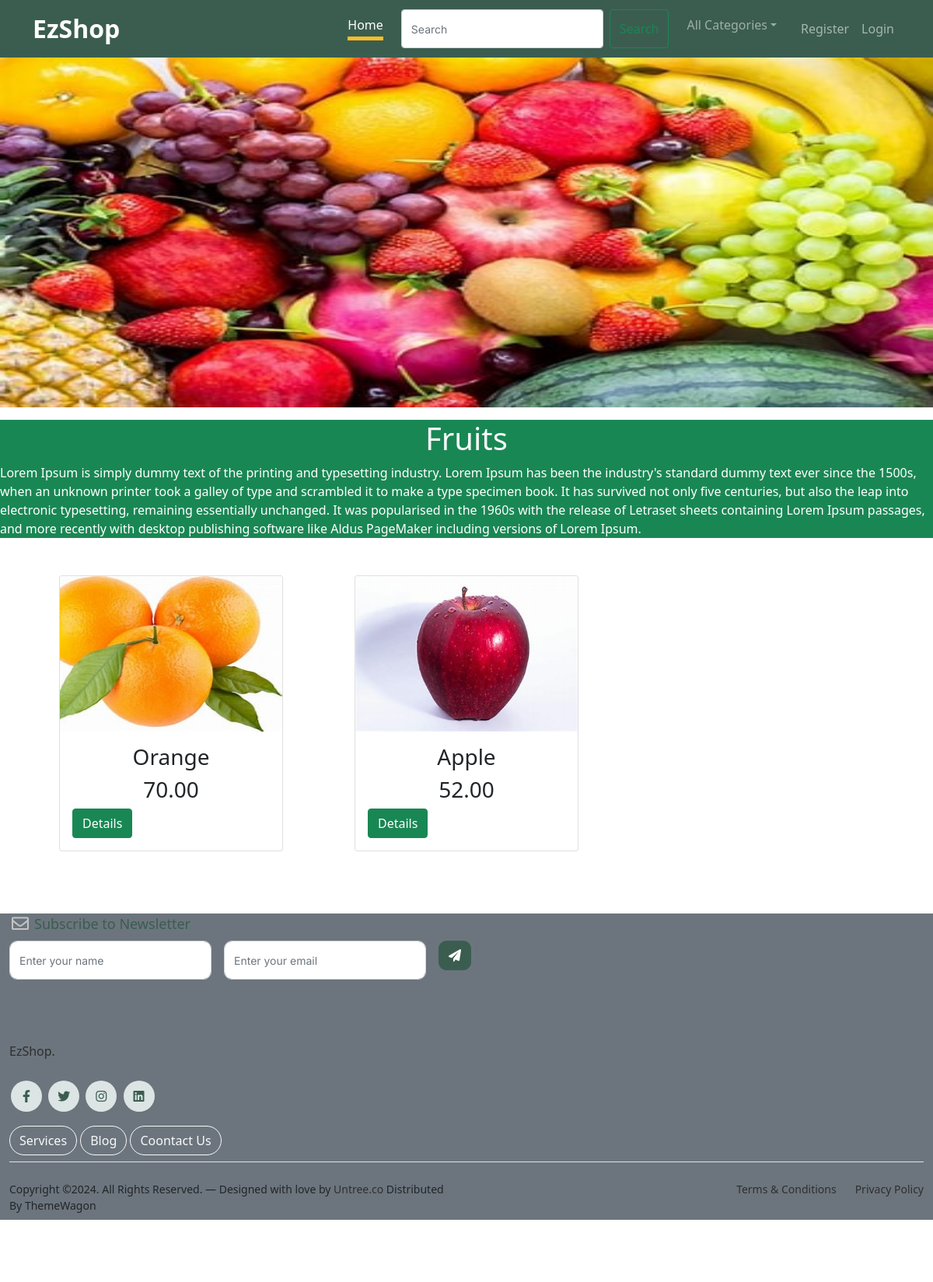
/products/1, run on the app's committed database.
### shop/models.py (models this page shows, shortened)
class Itemcategory(models.Model):
    name=models.CharField(max_length=30)
    description=models.TextField()
    image=models.ImageField(upload_to="image")

class Product(models.Model):
    name=models.CharField(max_length=30)
    description=models.TextField()
    image=models.ImageField(upload_to="products")
    price=models.DecimalField(max_digits=10,decimal_places=2)
    stock=models.IntegerField()
    available=models.BooleanField(default=True)
    created=models.DateTimeField(auto_now_add=True)
    updated=models.DateTimeField(auto_now=True)
    category=models.ForeignKey(Itemcategory,on_delete=models.CASCADE)

### shop/views.py (the view)
# urls.py: path('products/<int:p>',views.products,name="products"),
def products(request,p):
    c=Itemcategory.objects.get(id=p)
    p = Product.objects.filter(category=c)
    context = {'cat': c, 'pr': p}
    return render(request,'product.html',context)

### cart/context_processors.py (called while the page is built, shortened)
def countitems(request):
  u=request.user
  count=0
  return {'c':count}

### shop/context_processors.py (called while the page is built)
def menulink(request):
    c=Itemcategory.objects.all()
    return {'links':c}

### templates/product.html
{% extends 'base.html' %}
{% load static %}
{% block content %}
<div>
    <img src="{{cat.image.url}}" height="450px" width="100%">
    <div class="bg-success">
        <h1 class="text-center mt-3 text-light">{{cat.name}}</h1>
        <p class="text-white">{{cat.description}}</p>
    </div></div>
<div class="container mt-5">
<div class="row">
    {% for i in pr %}
    <div class="col-sm-4 ">
        <div class="card mx-auto" style="width: 18rem;">
  <img src="{{i.image.url}}" class="card-img-top" alt="..." height="200px" width="80%">
  <div class="card-body">
      <h3 class="text-center" >{{i.name}}</h3>
      <h3 class="text-center">{{i.price}}</h3>
	  <a href="{% url 'shop:productdetails' i.id %}" class="btn btn-success ">Details</a>
  </div>
</div></div>
{% endfor %}
</div></div>
{% endblock %}

### static/css/style.css (style rules this page uses)
body { overflow-x: hidden; position: relative; }
body { font-family: "Inter", sans-serif; font-weight: 400; line-height: 28px; color: #6a6a6a; font-size: 14px; }
a { text-decoration: none; -webkit-transition: .3s all ease; -o-transition: .3s all ease; transition: .3s all ease; color: #2f2f2f; text-decoration: underline; }
.btn { font-weight: 600; padding: 12px 30px; border-radius: 30px; color: #ffffff; background: #2f2f2f; border-color: #2f2f2f; }

### data on the page
Itemcategory: image (picture), name "Fruits", description "Lorem Ipsum is simply dummy text of the printing and typesetting industry. Lorem Ipsum has been the industry's standard dummy text ever since the 1500s, when an unknown printer took a galley of type and scrambled it to make a type specimen book. It has survived not only five centuries, but also the leap into electronic typesetting, remaining essentially unchanged. It was popularised in the 1960s with the release of Letraset sheets containing Lorem Ipsum passages, and more recently with desktop publishing software like Aldus PageMaker including versions of Lorem Ipsum."
Product: image (picture), name "Orange", price "70.00"
Product: image (picture), name "Apple", price "52.00"
